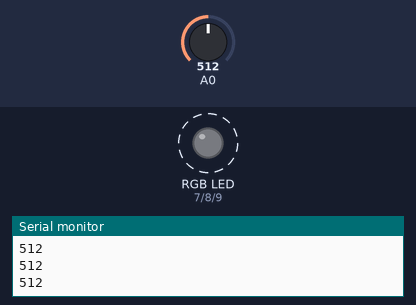
This sketch was run on a simulated Arduino Uno, built with avr-gcc and run on an emulated ATmega328P. Parts: an RGB LED mixed from three pins (HIGH = lit), the last lines printed to the serial monitor. Dashed ring = blinking. Inputs (shaded band) come from the test bench; at power-on: A0 = 512.

Above: at 1.25 s.
1.3 s: A0 set to 988
4.3 s: A0 set to 1010
At 4.8 s:
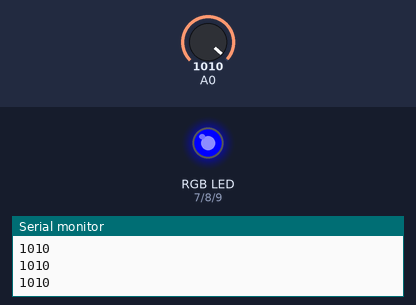
6.0 s: A0 set to 990
At 6.16 s:
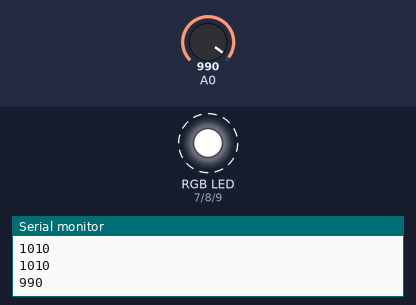
Timing chart, 0 to 15.0 s (numbered marks = the images above; inputs shaded):
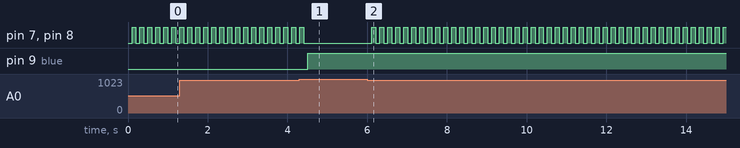

The sketch:

sound_rgb.ino
```cpp
int red=7;
int green=8;
int blue=9;
int threshold=1000;
int volume;

void setup() {
Serial.begin(9600);
pinMode(red,OUTPUT);
pinMode(green,OUTPUT);
pinMode(blue,OUTPUT);

}
void loop() {
  volume=analogRead(A0);
  Serial.println(volume);
  delay(100);

  if(volume<=threshold){
    analogWrite(red,255);
    analogWrite(green,255);
    delay(100);
    analogWrite(red,0);
    analogWrite(green,0);
  }
  else{
    analogWrite(blue,255);

  }

}
```

Measured:
- the behaviour switches between 1000 and 1001 on A0 (found by bisection; images 0 and 1)
- after the input at 4.3 s, pin 7 (red), pin 8 (green): goes on until 4.4 s, then stays LOW; pin 9 (blue): LOW → HIGH after 0.21 s
- after the input at 6.0 s, pin 7 (red), pin 8 (green): alternates HIGH for 0.10 s and LOW for 0.10 s, starting after 0.11 s
- by itself, pin 7 (red), pin 8 (green): alternates HIGH for 0.10 s and LOW for 0.10 s
